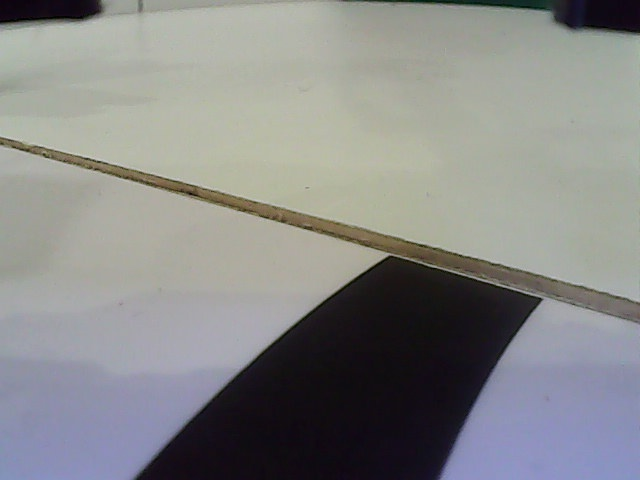
#> input picture old_bawty_sg/hsvcalibimagecurvelinegap.jpg, 640 x 480 px, given in place of the camera
$ python main.py
#> lines starting #> are read from the running program, lines starting #| are printed output that depends on the picture; after the words box and inside, x2 and y2 are one past the last pixel; in counts of white or black regions, pixels touching at a corner belong together
### old_bawty_sg/MultiThread.py
import cv2
from threading import Thread

class WebcamStream:

    def __init__(self, stream_id = 0):
#> called with stream_id = 0
        self.stream_id = stream_id
        print(self.stream_id)
        self.vcap = cv2.VideoCapture(self.stream_id)
        self.vcap.set(cv2.CAP_PROP_FOURCC, cv2.VideoWriter_fourcc('M', 'J', 'P', 'G'))
        # assert self.vcap.isOpened()

        if self.vcap.isOpened() is False:
            print('[Exiting]: Error accessing webcam stream. (MultiThread)')
            exit(0)

        #print fps
        # fps_input_stream = int(self.vcap.get(5))
        # print('FPS of input stream:', fps_input_stream)

        #reading a single frame from vcap stream for initialisation
        self.grabbed, self.frame = self.vcap.read()
#> self.frame is the input picture: shape (480, 640, 3); mean B, G, R 135.4, 136.4, 135.6
        if self.grabbed is False:
            print('[Exiting]: No more frames to read. (MultiThread)')
            exit(0)
        #self.stopped is initialised to False
        self.stopped = True
        #thread instantiation
        self.t = Thread(target=self.update, args=())
        self.t.daemon = True #daemon threads run in the background

    def start(self):
        self.stopped = False
        self.t.start()

    def update(self):
        while True:
            if self.stopped is True:
                break
            self.grabbed, self.frame = self.vcap.read()
            if self.grabbed is False:
                print('[Exiting]: No more frames to read. (MultiThread)')
                self.stopped = True
                break
        self.vcap.release()

    def read(self):
        return self.frame

    def stop(self):
        self.stopped = True

### old_bawty_sg/main.py
import cv2
from MultiThread import WebcamStream
import numpy as np
import serial
import enum
import math

#* SERIAL
ser = serial.Serial("/dev/serial0", 9600)

#* CAMERAS START
bot_stream = WebcamStream(stream_id=0)
bot_stream.start()
bot_stream_frame = bot_stream.read()
bot_stream_width, bot_stream_height_org = bot_stream_frame.shape[1], bot_stream_frame.shape[0]
#> bot_stream_width = 640; bot_stream_height_org = 480
print("Bottom camera width:", bot_stream_width, "Camera height:", bot_stream_height_org)
#| Bottom camera width: 640 Camera height: 480

top_stream = WebcamStream(stream_id=2)
top_stream.start()
top_stream_frame = top_stream.read()
top_stream_width, top_stream_height_org = top_stream_frame.shape[1], top_stream_frame.shape[0]
#> top_stream_width = 640; top_stream_height_org = 480
print("Top camera width:", top_stream_width, "Camera height:", top_stream_height_org)
#| Top camera width: 640 Camera height: 480

#* LINE TRACK CONSTANTS
kp_lt = 1
height_lt = bot_stream_height_org
#> height_lt = 480
centre_x_lt = bot_stream_width/2
#> centre_x_lt = 320

black_kernel = np.ones((7, 7), np.uint8)
black_linegap_kernel = np.ones((10, 10), np.uint8)

#~ Vectors
x_com = np.tile(np.linspace(-1., 1., bot_stream_width), (height_lt, 1)) #reps is (outside, inside)
y_com = np.array([[i] * bot_stream_width for i in np.linspace(1., 0, height_lt)])
x_linegap_com = x_com.copy()

#^ Glenda's method\]=#```~ Powering x component with respect to y
# x_com_scale = ((1-y_com) ** 0.3)
# x_com *= x_com_scale
#^ Kenneth's method:
#~ Powering x component
x_com[:, :int(bot_stream_width/2)] *= -1
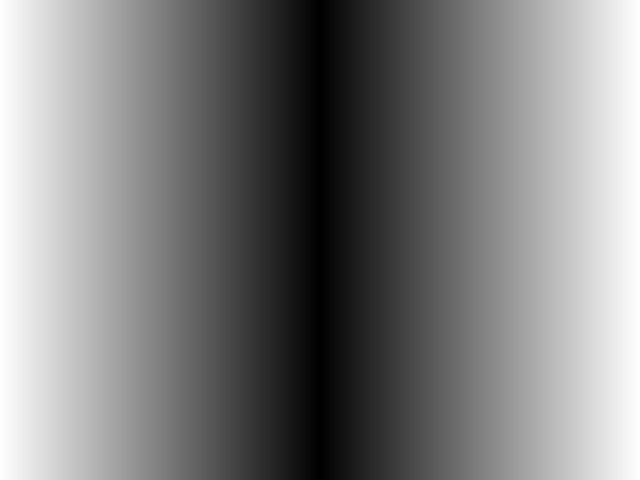
#> x_com: shape (480, 640) float64; min 0.00156, max 1, mean 0.501
x_com = x_com ** 1
x_com[:, :int(bot_stream_width/2)] *= -1
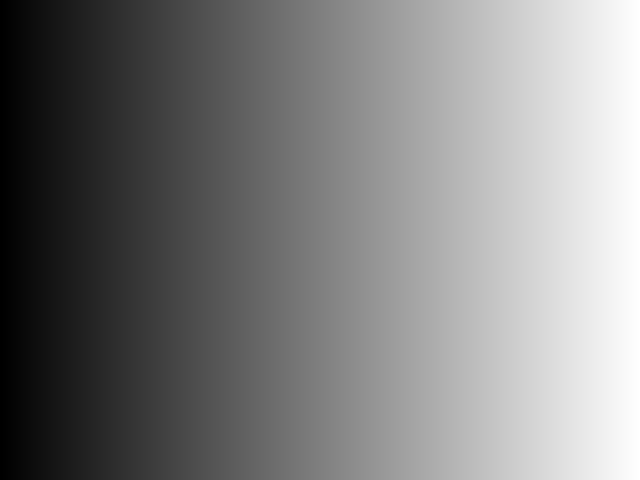
#> x_com: shape (480, 640) float64; min -1, max 1, mean 0; drawn with min black and max white
#~ Powering y component
# y_com = y_com ** 2

#~ Linegap Com
x_linegap_com[:, :int(bot_stream_width/2)] *= -1
x_linegap_com = x_linegap_com ** 0.1
x_linegap_com[:, :int(bot_stream_width/2)] *= -1
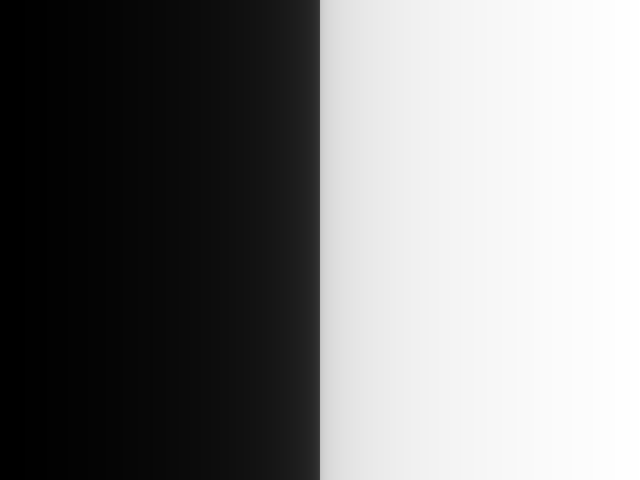
#> x_linegap_com: shape (480, 640) float64; min -1, max 1, mean 0; drawn with min black and max white

#~ Triangle mask
peak_triangle_gap = 0
peak_triangle_width = 60
triangle_margin = 20
mask_gap = np.zeros([height_lt, bot_stream_width], dtype="uint8")
points = np.array([[triangle_margin, height_lt-100], [bot_stream_width-triangle_margin, height_lt-100], [int(bot_stream_width/2+peak_triangle_width), int(height_lt/2)], [int(bot_stream_width/2-peak_triangle_width),int(height_lt/2)]])
cv2.fillConvexPoly(mask_gap, points, 255)
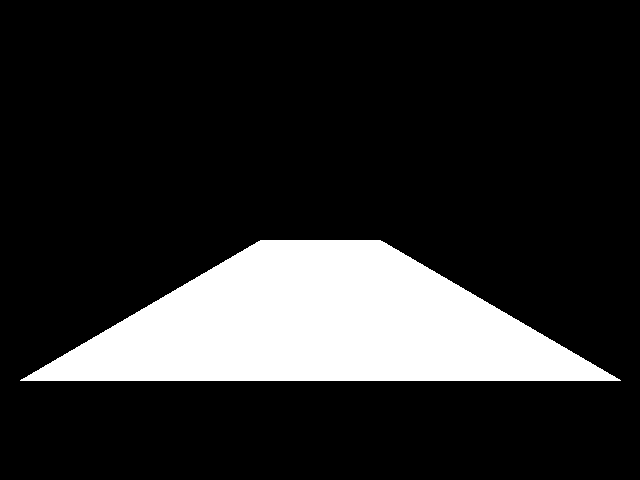
#> mask_gap: shape (480, 640); 16.6% white; 1 white region, box (x1, y1, x2, y2) and area: (20, 240, 621, 381) 51001

#~ GS
gs_roi_h = 310 #the crop height for gs
gs_bksampleoffset = 10 #offset sample above green squares
gs_bksampleh = 40
gs_minbkpct = 0.35 #! to be tuned
gs_minarea = 4000 #min pixels
gs_erode_kernel = np.ones((3, 3), np.uint8)
redsilver_kernel = np.ones((7,7), np.uint8)

#~ Linegap
crop_h_bw = 93
crop_h_bw_gap = 110
gap_check_h = 155 # was 150, 170, 180
horizon_crop_h = 40
crop_bh_silver = 100 #top camera
crop_th_silver = 180

#~ RK
b_minarea = 6000

#~ PID
rpm_setptlt = 41

#* EVAC CONSTANTS
crop_h_evac = 100
evac_height = top_stream_height_org-crop_h_evac
#> evac_height = 380
height_evac_t = top_stream_height_org - crop_h_evac
#> height_evac_t = 380

centre_x_botcam = bot_stream_width/2
#> centre_x_botcam = 320
centre_x_topcam = top_stream_width/2
#> centre_x_topcam = 320

kp_ball = 1
rpm_evac = 30 #not actually used

# u_sat_thresh = np.array([0, 0, 0], np.uint8)
# l_sat_thresh = np.array([180, 255, 255], np.uint8)

crop_bh_evactolt = 120 #with top cam
crop_th_evactolt = 100 #with top cam


# [78 lines of commented-out code are left out]


l_blue = np.array([100, 135, 40], np.uint8)
u_blue = np.array([115, 255, 255], np.uint8)

l_red1lt = np.array([0, 130, 105], np.uint8)
u_red1lt = np.array([10, 255, 255], np.uint8)
l_red2lt = np.array([170, 96, 84], np.uint8)
u_red2lt = np.array([180, 255, 255], np.uint8)

l_greenlt = np.array([60, 80, 100], np.uint8) #alternate values: 50,50,90
u_greenlt = np.array([80, 255, 255], np.uint8)
l_greenlt_alt = np.array([60, 70, 90], np.uint8) #! not sure if this works
u_greenlt_alt = np.array([80, 220, 255], np.uint8)


dp = 3
min_dist = 77 #67
param1 = 191 #128
param2 = 103 #62
min_radius = 65
max_radius = 88


#! top camera green and red
u_blackforball = 49

u_black = 60

u_black_lineforltfromevac = 55 #! didnt tune (from 50)


# [6 lines of commented-out code are left out]

l_red1evac = np.array([0, 60, 20], np.uint8)
u_red1evac = np.array([15, 255, 255], np.uint8)
l_red2evac = np.array([170, 60, 20], np.uint8)
u_red2evac = np.array([180, 255, 255], np.uint8)

l_greenevac = np.array([70, 35, 20], np.uint8)
u_greenevac = np.array([95, 255, 255], np.uint8)

#! red silver
l_red1silver = np.array([0, 15, 171], np.uint8) #!lowered sat from 15 to 12
u_red1silver = np.array([10, 40, 255], np.uint8)
l_red2silver = np.array([170, 15, 171], np.uint8)
u_red2silver = np.array([180, 40, 255], np.uint8)


#* VARIABLE INITIALISATIONS
class Task(enum.Enum):
    #~ Linetrack
    EMPTY = 0
    LEFT_GREEN = 1
    RIGHT_GREEN = 2
    DOUBLE_GREEN = 3
    RED = 4
    TURN_LEFT = 5
    TURN_RIGHT = 6
    TURN_BLUE = 7
    BLUE = 8
    LINEGAP = 11
    # SILVER = 12
    #~ Evac
    NOBALL = 20
    BALL = 21
    DEPOSITALIVE = 22
    DEPOSITDEAD = 23
    EMPTYEVAC = 24
    FINDINGLINE = 25


rotation = 0
curr = Task.EMPTY
rpm_lt = rpm_setptlt
see_line = 0
ball_type = 1
silver_line = 0
end_line_gap = 0
seesaw = 1
new_endlinegap = 1

red_now = False
gs_now = False
blue_now = False

pico_task = 0

pi_start = True

#* FUNCTIONS

def receive_pico() -> str:
#> (the run stopped early here; a loop or call above may not have finished)
